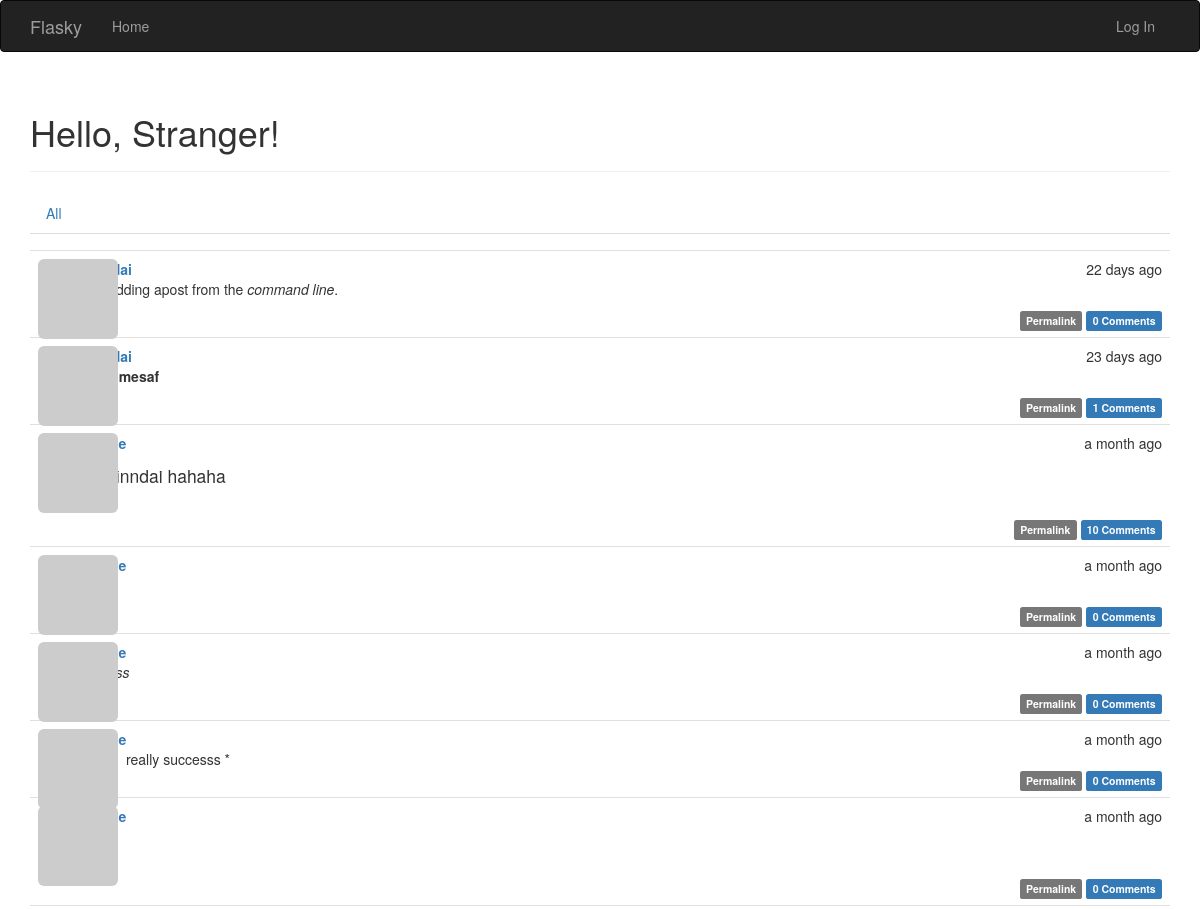
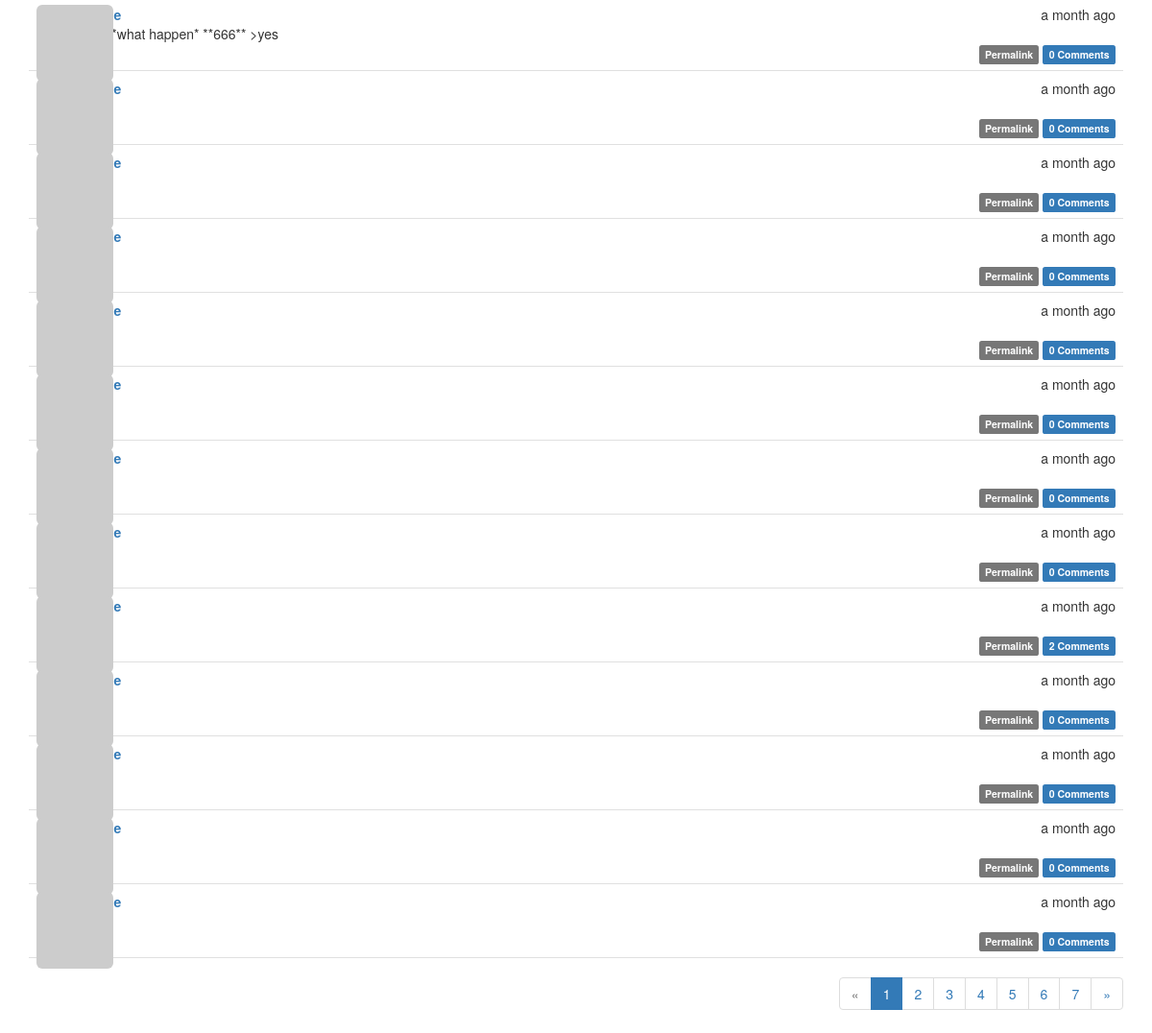
Before: / with the older database file (2 pictures, top to bottom).
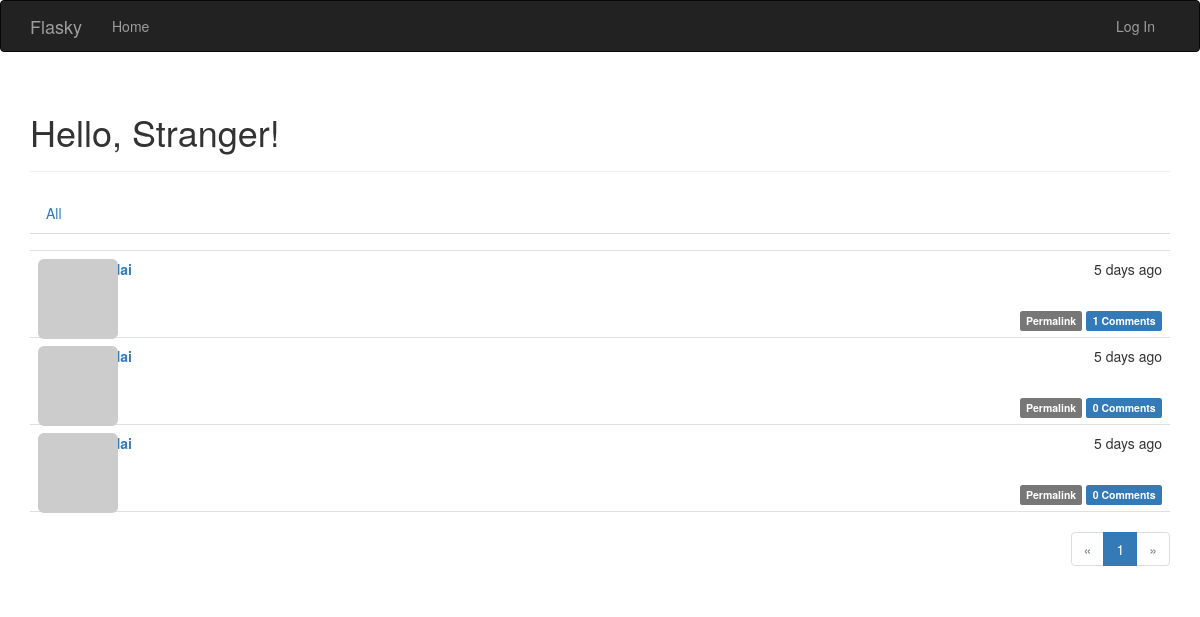
After: the same page with the newer database file.
### app/models.py (models this page shows, shortened)
class Post(db.Model):
    __tablename__='posts'
    id = db.Column(db.Integer,primary_key=True)
    body = db.Column(db.Text)
    body_html=db.Column(db.Text)
    timestamp = db.Column(db.DateTime,index=True,default=datetime.utcnow)
    author_id = db.Column(db.Integer,db.ForeignKey('users.id'))
    comments = db.relationship('Comment',backref='post',lazy='dynamic')

### app/main/views.py (the view)
@main.route('/',methods=['GET','POST'])
def index():
    form =PostForm()
    if current_user.can(Permission.WRITE_ARTICLES) and \
        form.validate_on_submit():
        post = Post(body=form.body.data,author=current_user._get_current_object())
        db.session.add(post)
        db.session.commit()
        return redirect(url_for('.index'))
    page = request.args.get('page', 1, type=int)
    show_followed = False
    if current_user.is_authenticated:
        show_followed = bool(request.cookies.get('show_followed',''))
    if show_followed:
        query = current_user.followed_posts
    else:
        query = Post.query
    pagination = query.order_by(Post.timestamp.desc()).paginate(page,per_page=current_app.config['FLASKY_POSTS_PER_PAGE'],
                                                                   error_out=False)
    posts = pagination.items
    return render_template('index.html',form=form,posts=posts,show_followed=show_followed,pagination=pagination)

### app/auth/views.py (called while the page is built)
@auth.before_app_request
def before_request():
    if current_user.is_authenticated:
        current_user.ping()
        if not current_user.confirmed \
            and request.endpoint \
            and request.endpoint[:5] != 'auth.' \
            and request.endpoint != 'static':
            return redirect(url_for('auth.unconfirmed'))

### app/main/__init__.py (called while the page is built)
@main.app_context_processor
def inject_permissions():
    return dict(Permission=Permission)

### app/main/views.py (called while the page is built)
@main.after_app_request
def after_request(response):
    for query in get_debug_queries():
        if query.duration >= current_app.config['FLASKY_SLOW_DB_QUERY_TIME']:
            current_app.logger.warning(
                'Slow query: %s\nParameters: %s\nDuration: %fs\nContext: %s\n'
                %(query.statement,query.parameters,query.duration,query.context))
    return response

### app/models.py (called while the page is built)
    def can(self,permissions):
        return False

    def is_administrator(self):
        return False

### app/templates/index.html (shortened to what this page needs)
{% extends "base.html" %}
{% import "bootstrap/wtf.html" as wtf %}
{% import "_macros.html" as macros %}
{% block page_content %}
<div class="page-header">
    <h1>Hello, {% if current_user.is_authenticated %}{{ current_user.username }}{% else %}Stranger{% endif %}!</h1>
</div>
<div class="post-tabs">
    <ul class="nav nav-tabs">
        <li{% if not show_followed %} class="avtive" {% endif %}><a href="{{url_for('.show_all')}}">All</a></li>
        </ul>
{% include '_posts.html' %}
{% if pagination %}
<div class="pagination">
    {{macros.pagination_widget(pagination,'.index')}}
</div>
{% endif %}
{% endblock %}

### app/templates/_posts.html (shortened to what this page needs)
<ul class="posts">
    {% for post in posts %}
    <li class="post">
        <div class="post-thumbnail">
            <a href="{{ url_for('.user', username=post.author.username) }}">
                <img class="img-rounded profile-thumbnail" src="{{ post.author.gravatar(size=40) }}">
            </a>
        </div>
        <div class="post-content">
            <div class="post-date">{{ moment(post.timestamp).fromNow() }}</div>
            <div class="post-author"><a href="{{ url_for('.user', username=post.author.username) }}">{{ post.author.username }}</a></div>
            <div class="post-body">
                {% if post.body_html %}
                    {{ post.body_html | safe }}
                {% else %}
                    {{ post.body }}
                {% endif %}
            </div>
            <div class="post-footer">
                <a href="{{url_for('.post',id=post.id)}}">
                    <span class="label label-default">Permalink</span>
                </a>
                <a href="{{ url_for('.post',id=post.id)}}"#comments">
                    <span class="label label-primary">{{post.comments.count()}} Comments</span>
                </a>
            </div>
        </div>
    </li>
    {% endfor %}
</ul>

Changed rows visible on the page:
removed Post: timestamp "22 days ago", body_html "I'm adding apost from the command line .", comments.count "0"
removed Post: timestamp "23 days ago", body_html "shenmesaf", comments.count "1"
removed Post: timestamp "a month ago", body_html "finndai hahaha", comments.count "10"
removed Post: timestamp "a month ago", comments.count "0"
removed Post: timestamp "a month ago", comments.count "0"
removed Post: timestamp "a month ago", body_html "really successs *", comments.count "0"
removed Post: timestamp "a month ago", comments.count "0"
removed Post: timestamp "a month ago", body "#dxf *what happen* **666** >yes", comments.count "0"
removed Post: timestamp "a month ago", comments.count "0"
removed Post: timestamp "a month ago", comments.count "0"
removed Post: timestamp "a month ago", comments.count "0"
removed Post: timestamp "a month ago", comments.count "0"
removed Post: timestamp "a month ago", comments.count "0"
removed Post: timestamp "a month ago", comments.count "0"
removed Post: timestamp "a month ago", comments.count "0"
removed Post: timestamp "a month ago", comments.count "2"
removed Post: timestamp "a month ago", comments.count "0"
removed Post: timestamp "a month ago", comments.count "0"
removed Post: timestamp "a month ago", comments.count "0"
removed Post: timestamp "a month ago", comments.count "0"
now on this page (row edited): Post: timestamp "5 days ago", comments.count "1"
now on this page (row edited): Post: timestamp "5 days ago", comments.count "0"
now on this page (row edited): Post: timestamp "5 days ago", comments.count "0"
Other visible differences:
list line gone: "2"
list line gone: "3"
list line gone: "4"
list line gone: "5"
list line gone: "6"
list line gone: "7"
